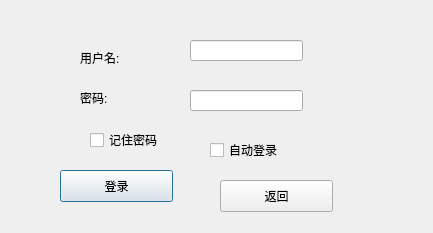
<?xml version="1.0" encoding="UTF-8"?>
<ui version="4.0">
 <class>LoginDialog</class>
 <widget class="QDialog" name="LoginDialog">
  <property name="geometry">
   <rect>
    <x>0</x>
    <y>0</y>
    <width>433</width>
    <height>233</height>
   </rect>
  </property>
  <property name="windowTitle">
   <string>Dialog</string>
  </property>
  <widget class="QLabel" name="label_name">
   <property name="geometry">
    <rect>
     <x>80</x>
     <y>50</y>
     <width>60</width>
     <height>16</height>
    </rect>
   </property>
   <property name="text">
    <string>用户名:</string>
   </property>
  </widget>
  <widget class="QLabel" name="label_passwd">
   <property name="geometry">
    <rect>
     <x>80</x>
     <y>90</y>
     <width>60</width>
     <height>16</height>
    </rect>
   </property>
   <property name="text">
    <string>密码:</string>
   </property>
  </widget>
  <widget class="QLineEdit" name="lineEdit_name">
   <property name="geometry">
    <rect>
     <x>190</x>
     <y>40</y>
     <width>113</width>
     <height>21</height>
    </rect>
   </property>
  </widget>
  <widget class="QLineEdit" name="lineEdit_passwd">
   <property name="geometry">
    <rect>
     <x>190</x>
     <y>90</y>
     <width>113</width>
     <height>21</height>
    </rect>
   </property>
  </widget>
  <widget class="QPushButton" name="btn_login">
   <property name="geometry">
    <rect>
     <x>60</x>
     <y>170</y>
     <width>113</width>
     <height>32</height>
    </rect>
   </property>
   <property name="text">
    <string>登录</string>
   </property>
  </widget>
  <widget class="QPushButton" name="btn_exit">
   <property name="geometry">
    <rect>
     <x>220</x>
     <y>180</y>
     <width>113</width>
     <height>32</height>
    </rect>
   </property>
   <property name="text">
    <string>返回</string>
   </property>
  </widget>
  <widget class="QCheckBox" name="check_Reme">
   <property name="geometry">
    <rect>
     <x>90</x>
     <y>130</y>
     <width>87</width>
     <height>20</height>
    </rect>
   </property>
   <property name="text">
    <string>记住密码</string>
   </property>
  </widget>
  <widget class="QCheckBox" name="check_Auto">
   <property name="geometry">
    <rect>
     <x>210</x>
     <y>140</y>
     <width>87</width>
     <height>20</height>
    </rect>
   </property>
   <property name="text">
    <string>自动登录</string>
   </property>
  </widget>
 </widget>
 <resources/>
 <connections/>
</ui>
